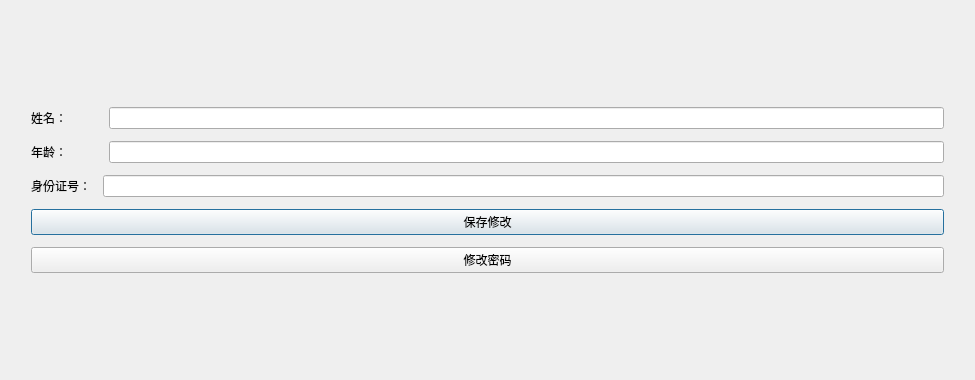
<?xml version="1.0" encoding="UTF-8"?>
<ui version="4.0">
 <class>Myinform</class>
 <widget class="QDialog" name="Myinform">
  <property name="geometry">
   <rect>
    <x>0</x>
    <y>0</y>
    <width>975</width>
    <height>380</height>
   </rect>
  </property>
  <property name="windowTitle">
   <string>myinform</string>
  </property>
  <property name="windowIcon">
   <iconset>
    <normaloff>12308.png</normaloff>12308.png</iconset>
  </property>
  <layout class="QVBoxLayout" name="verticalLayout_3">
   <item>
    <layout class="QVBoxLayout" name="verticalLayout_2">
     <property name="spacing">
      <number>12</number>
     </property>
     <property name="leftMargin">
      <number>20</number>
     </property>
     <property name="topMargin">
      <number>20</number>
     </property>
     <property name="rightMargin">
      <number>20</number>
     </property>
     <property name="bottomMargin">
      <number>20</number>
     </property>
     <item>
      <layout class="QGridLayout" name="gridLayout">
       <item row="0" column="0" colspan="2">
        <layout class="QHBoxLayout" name="horizontalLayout">
         <item>
          <widget class="QLabel" name="label">
           <property name="text">
            <string>姓名：         </string>
           </property>
          </widget>
         </item>
         <item>
          <widget class="QLineEdit" name="nameLineEdit"/>
         </item>
        </layout>
       </item>
       <item row="1" column="0" colspan="2">
        <layout class="QHBoxLayout" name="horizontalLayout_2">
         <item>
          <widget class="QLabel" name="label_2">
           <property name="text">
            <string>年龄：         </string>
           </property>
          </widget>
         </item>
         <item>
          <widget class="QLineEdit" name="ageLineEdit"/>
         </item>
        </layout>
       </item>
       <item row="2" column="0">
        <widget class="QLabel" name="label_3">
         <property name="text">
          <string>身份证号：</string>
         </property>
        </widget>
       </item>
       <item row="2" column="1">
        <widget class="QLineEdit" name="idnoLineEdit"/>
       </item>
      </layout>
     </item>
     <item>
      <layout class="QVBoxLayout" name="verticalLayout">
       <item>
        <widget class="QPushButton" name="pushButton">
         <property name="text">
          <string>保存修改</string>
         </property>
        </widget>
       </item>
       <item>
        <widget class="QPushButton" name="changepwdButton">
         <property name="text">
          <string>修改密码</string>
         </property>
        </widget>
       </item>
      </layout>
     </item>
    </layout>
   </item>
  </layout>
 </widget>
 <resources/>
 <connections/>
</ui>
